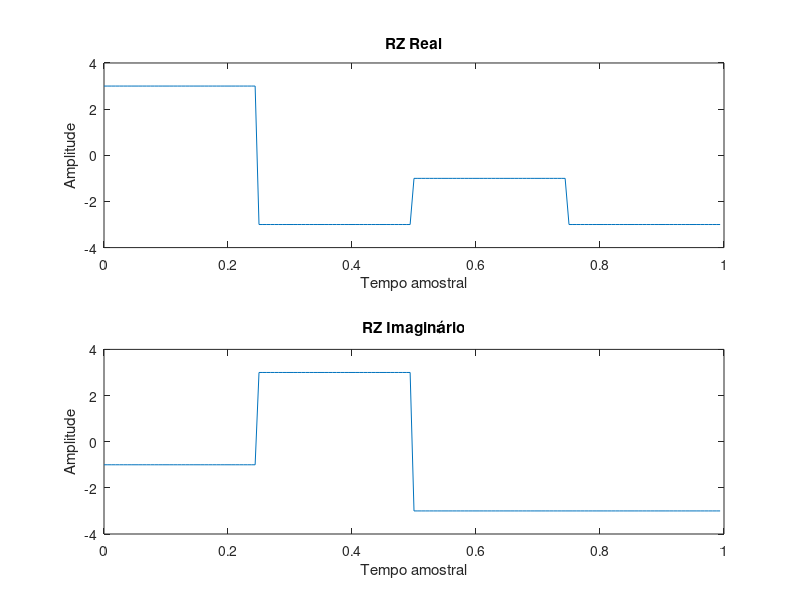
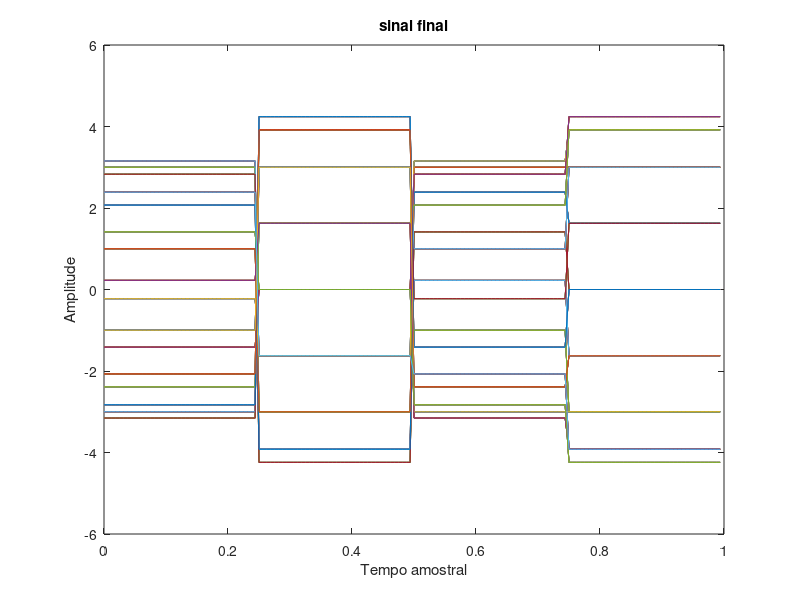
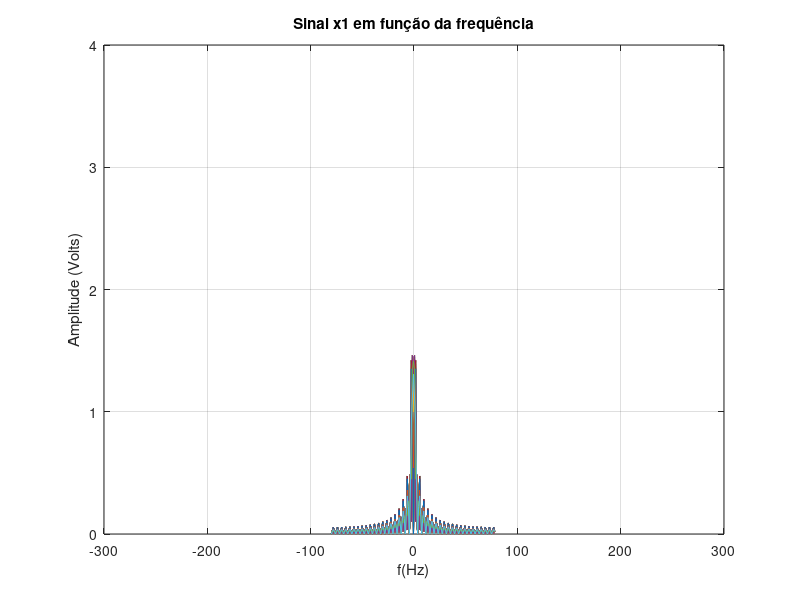

MATLAB code for these plots, in order:
close all; clear all; clc;
pkg load signal;
pkg load communications;

M = 16;
info = [1 0 1 1 0 0 0 0 0 1 1 0 0 0 1 0];
bits = log2(M);
fc = 10;

periodos_pulso_NRZ = 4;
amostras_periodo = 10;
N = periodos_pulso_NRZ * amostras_periodo;
A = 1;

Rb = M;
Rs = Rb/bits;

fs = Rs * N;
ts = 1/fs;
t = [0:ts:1-ts];


% Passando pelo conversor decimal
info_DEC = bi2de(reshape(info, bits, [])', 'left-msb')';

% Realizando modulação QAM em 16-QAM
sinalQAM = qammod(info_DEC,M).';

% Separando parte real (inphase) e imagíaria (quadratura)
sinalQAM_real = real(sinalQAM);
sinalQAM_imag = imag(sinalQAM);

% Fazendo os 4 PAMs
sinalQAM_real_up = upsample(sinalQAM_real,N);
sinalQAM_imag_up = upsample(sinalQAM_imag,N);
filtroRZ = ones(1,N);

sinalQAM_real_RZ = filter(filtroRZ,1,sinalQAM_real_up);
sinalQAM_imag_RZ = filter(filtroRZ,1,sinalQAM_imag_up);

% Fazendo os multiplicadores
cosseno = A*cos(2 * pi * fc * t);
seno = A*sin(2 * pi * fc * t);

% Realizando as multiplicados
sinalQAM_real_RZ_deslocado = cosseno .* sinalQAM_real_RZ;
sinalQAM_imag_RZ_deslocado = -seno .* sinalQAM_imag_RZ;

sinal_final_tx = sinalQAM_real_RZ_deslocado + sinalQAM_imag_RZ_deslocado;

% Plots da transmissão


figure(1)
% Plot do RZ do real
subplot(211)
plot(t, sinalQAM_real_RZ);
title('RZ Real');
xlabel('Tempo amostral'); ylabel('Amplitude');
ylim([-4 4]);
% Plot do RZ do imaginário
subplot(212)
plot(t, sinalQAM_imag_RZ);
title('RZ Imaginário');
xlabel('Tempo amostral'); ylabel('Amplitude');
ylim([-4 4]);

figure(2)
plot(t,sinal_final_tx);
title('sinal final');
xlabel('Tempo amostral'); ylabel('Amplitude');


%-----------------------------------------------------------------------------------------------------------------
% Realizando a recepção
%-----------------------------------------------------------------------------------------------------------------


% Recebendo o sinal final do transmissor
sinal_inicial_rx = sinal_final_tx;

% Colocando o sinal em banda base
sinal_rx_real = cosseno .* sinal_inicial_rx;
sinal_rx_imag = -seno .* sinal_inicial_rx;

% Preparando o filtro passa baixas
filtro_passa_baixas =  fir1(10, (fc*2)/fs);


% Filtrando o sinal para deixar fidedigno ao original em banda base
sinal_rx_real_filtrado = filter(filtro_passa_baixas, 1, sinal_rx_real); 
sinal_rx_imag_filtrado = filter(filtro_passa_baixas, 1, sinal_rx_imag); 

% Realizando as amostragens
sinal_rx_real_amostrado = sinal_rx_real_filtrado(N:N:end);
sinal_rx_imag_amostrado = sinal_rx_imag_filtrado(N:N:end);


% Plotando tudo no domínio da frequência

% Vetor da frequência:
df = length(t) / (fs+1);
f = -fs/2 : df : fs/2-1;

X_ftx = fft(sinal_final_tx)/length(sinal_final_tx);
X_ftx = fftshift(X_ftx);

figure(3)
plot(f,abs(X_ftx));
xlim([-300 300]);
ylim([0 4]);
ylabel('Amplitude (Volts)');
xlabel('f(Hz)');
title('Sinal x1 em função da frequência');
grid on;






# % Plots da recepção
# figure(3)
# % Plot do RZ do real
# subplot(211)
# plot(t, sinal_rx_real_filtrado);
# title('RZ Real');
# xlabel('Tempo amostral'); ylabel('Amplitude');
# ylim([-4 4]);
# % Plot do RZ do imaginário
# subplot(212)
# plot(t, sinal_rx_imag_filtrado);
# title('RZ Imaginário');
# xlabel('Tempo amostral'); ylabel('Amplitude');
# ylim([-4 4]);


